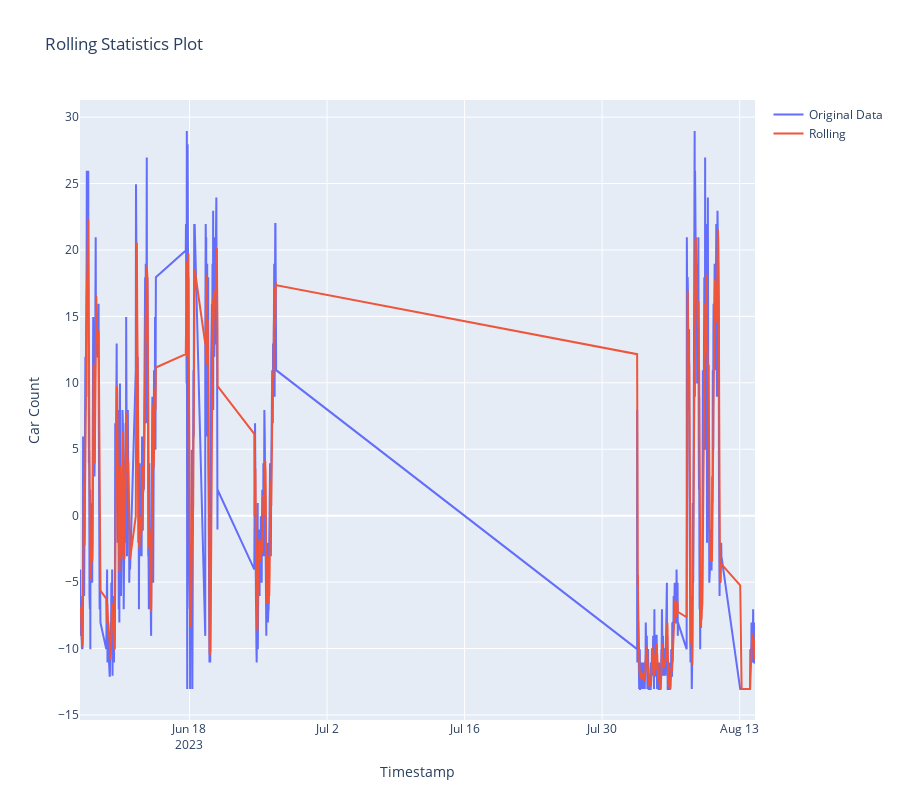

Write notebook code for a chart like this one.
### Code cell
fig = go.Figure()
# Original data
fig.add_trace(go.Scatter(x=data_df.index, y=data_df['centered_car_count'], mode='lines', name='Original Data'))
fig.add_trace(go.Scatter(x=data_df.index, y=data_df['rw_hrs'], mode='lines', name='Rolling'))  
fig.update_layout(title='Rolling Statistics Plot', xaxis_title='Timestamp', yaxis_title='Car Count', height=800)
fig.show()

### Figure 1 — Plotly figure (JSON) as saved in the notebook; plotly's stock layout.template omitted (floating-point values rounded to 4 significant figures; data arrays with more than 128 entries replaced by an {"elided": "..."} marker saying what was removed)
{"data": [{"mode": "lines", "name": "Original Data", "type": "scatter", "x": {"elided": "968 str values"}, "y": {"elided": "968 float values"}}, {"mode": "lines", "name": "Rolling", "type": "scatter", "x": {"elided": "968 str values"}, "y": {"elided": "968 float values"}}], "layout": {"height": 800, "title": {"text": "Rolling Statistics Plot"}, "xaxis": {"title": {"text": "Timestamp"}}, "yaxis": {"title": {"text": "Car Count"}}}}
